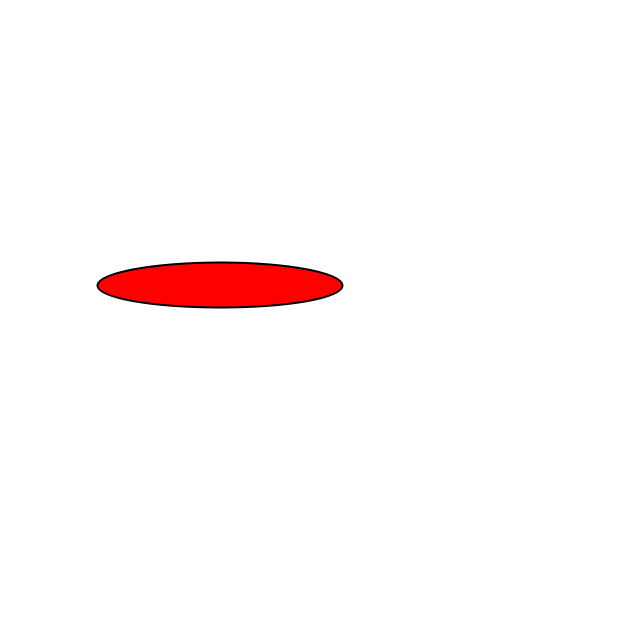
Frame 1 (no input)
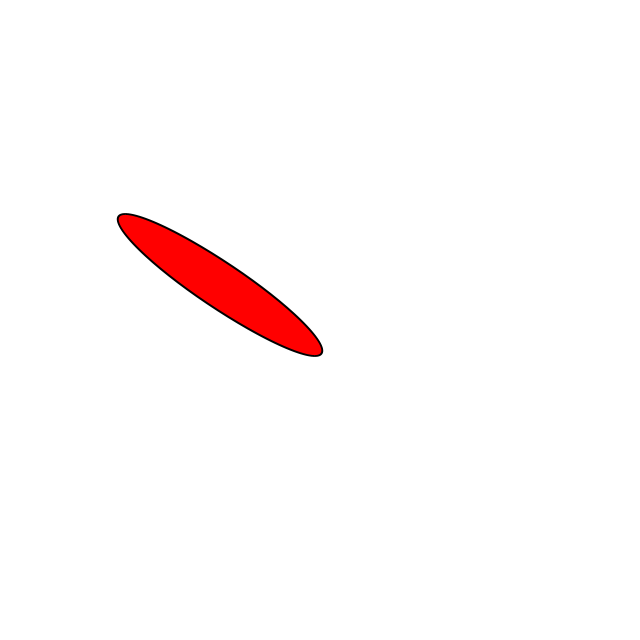
Frame 60 (the mouse pressed at the canvas centre just before this capture)
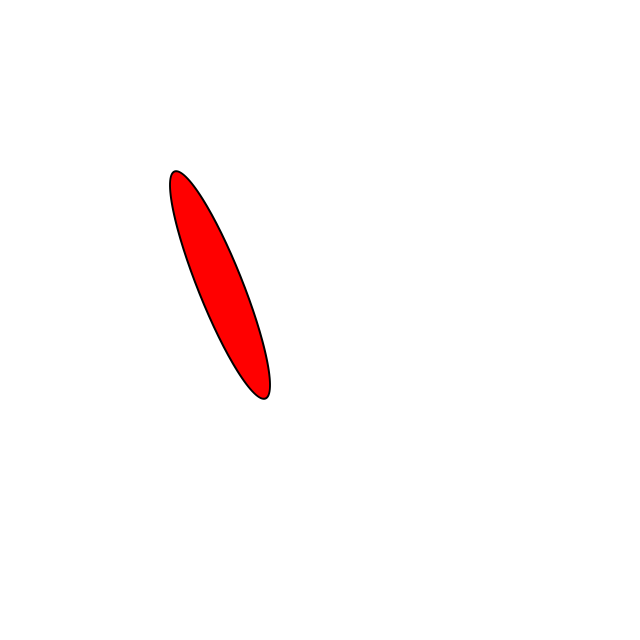
Frame 120 (the mouse held since frame 60 and released just before this capture)

The Processing sketch that drew these frames (run headless with seeded random() and noise(); from frame 60 on, the mouse is pressed at the canvas centre):

// Processing sketch: SSBonus_Windshields
// ── SSBonus_Windshields.pde
float clockwiseSlow;
float countClockwiseSlow;
float clockwiseFast;
float countClockwiseFast;

boolean win1_vis = true;
boolean alt1_vis = false;

int win1_Opac = 255;
int alt1_Opac = 0;

int invisible = 0;
int visible = 255;


void setup() {
  size(640, 640);
}

void draw () {
  background(255);
  // Use the centre of the screen as the origin [0,0]
  translate(width/2, height/2);
  strokeWeight(2);
  


  rotateAboutEllipseCenter();    //Runs the function that animates the elipses

  // ========================================================
                                                                    //Rotation Directions and speed controls
  clockwiseSlow += 0.01;
  countClockwiseSlow -= 0.01;
  clockwiseFast += 0.127;
  countClockwiseFast -= 0.127;                                    //rotate wiper until certain interval, then switch it to run the counterClockwise varient. Either that or make one transparent and a hidden one visible.


  println(clockwiseSlow);  //find good interval to swap visibility
  
  
  
  
   // ======================================================== Visibility BOOLS  V V V V
  
  if (win1_vis == true){  
  win1_Opac = visible;
  }
  
  else if (win1_vis == false){
  win1_Opac = invisible;
  }
  
  
    if (alt1_vis == true){  
  alt1_Opac = visible;
  }
  
  else if (alt1_vis == false){
  alt1_Opac = invisible;
  }
  
   // ======================================================== ^ ^ ^ ^ ^ ^ ^ ^ ^ ^ ^
   
   
   if (mouseX>width/2){
    alt1_vis = true;
    win1_vis = false;
   }
   
   
   else {
  alt1_vis = false;
  win1_vis = true;
   }
   
} 





void rotateAboutEllipseCenter() {
  
  pushMatrix();   //Something built into processing that allows for the translation of parts? Not fully understood but hey it works and can be modded ez pz!

  fill(255, 0, 0, win1_Opac);  //WIN 1 - COlOR/TRANSPARENCY *    [Windshield 1 Properties]
  strokeWeight(2);                                 // * 
  stroke(0, 0, 0, win1_Opac);                              // *

  // Windshield 1 Physics
  pushMatrix();
  translate(-100, -35);   //Coordinates of the Ellipse
  rotate(clockwiseSlow);          //Rotate using the defined [[ANGLE]] var float
  ellipse (0, 0, 245, 45);      //Create the Ellipse
  popMatrix();


                                                   //*        [AltWin 1 Propteries] 
  fill(255, 0, 0, alt1_Opac);  //WIN 1 ALT - COLOR/TRANSPARENCY (last property is opacity) can use that as a var to easy hide and show   
  stroke(0, 0, 0, alt1_Opac);     // * opacity on stroke hides outline :D

  // Windshield 1 ALT Physics

  pushMatrix();
  translate(-100, -35);   //Coordinates of the Ellipse
  rotate(countClockwiseSlow);          //Rotate using the defined [[ANGLE]] var float
  ellipse (0, 0, 245, 45);      //Create the Ellipse
  popMatrix();







  popMatrix();                //Two of these at the end or error
}
